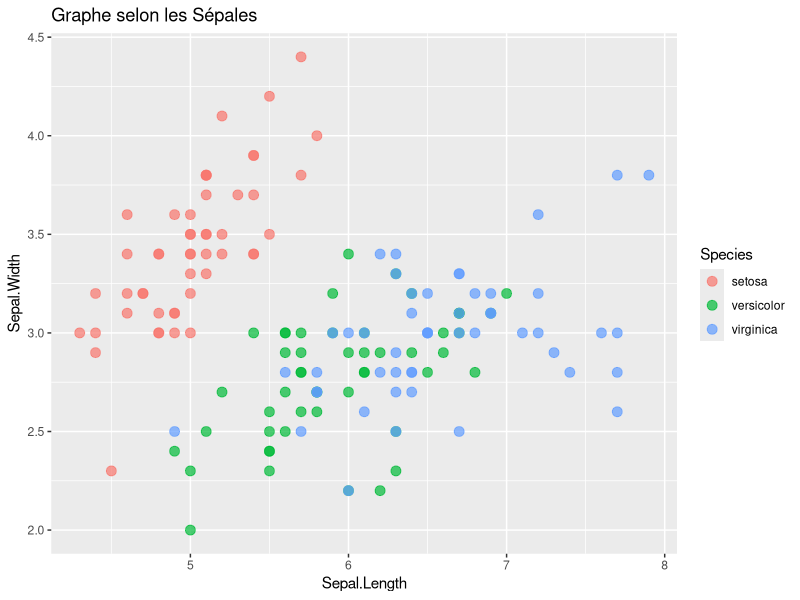
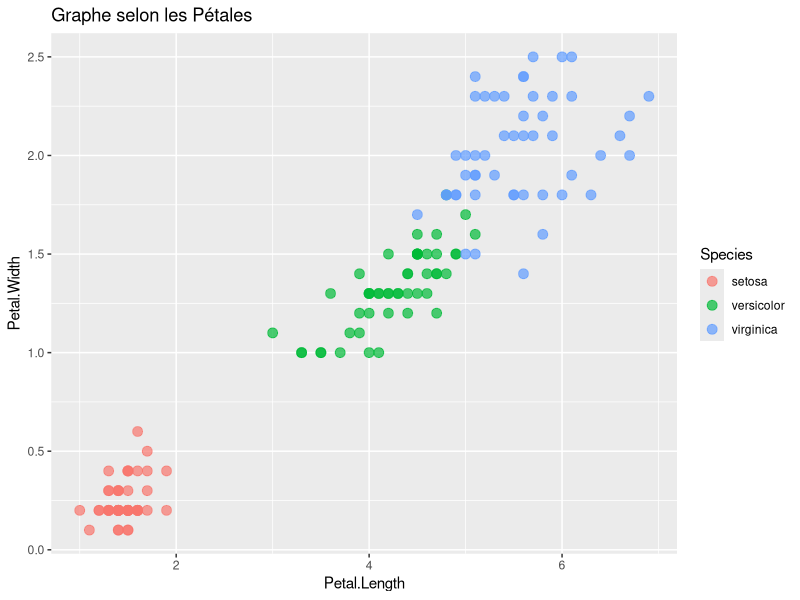
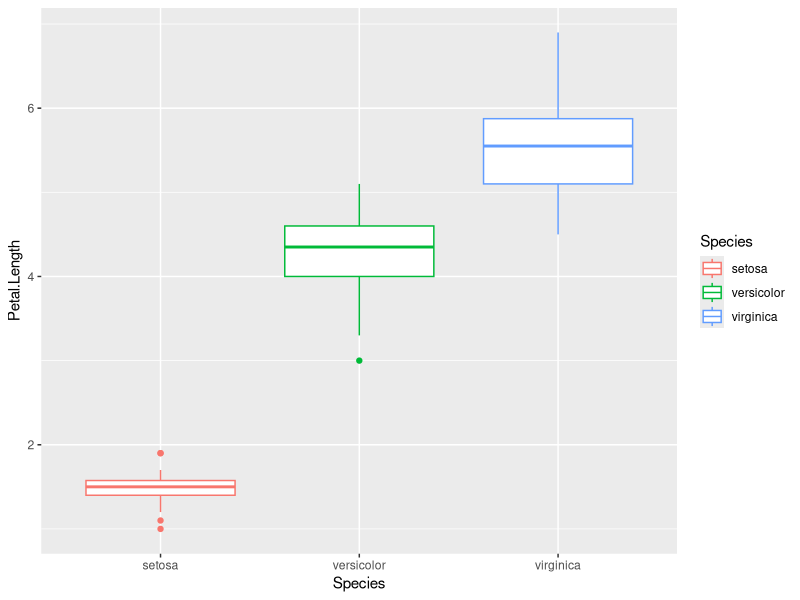
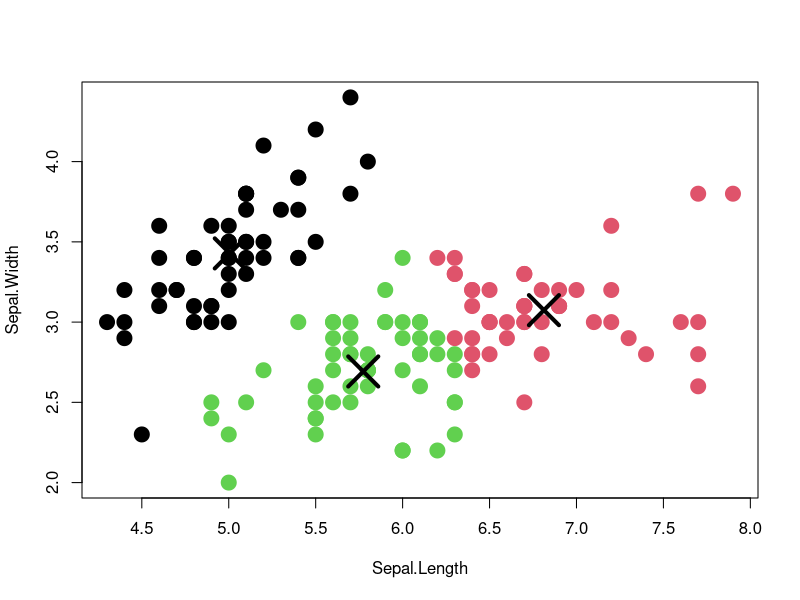
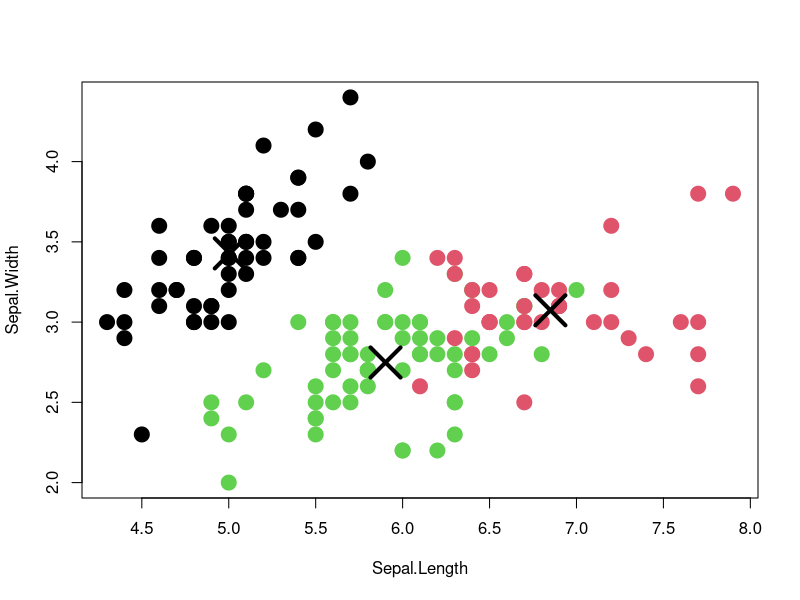

Generate these figures, in order, with R:
## ---- chunk 1
# pour éditer avec les codes, sans les résultats
#knitr::opts_chunk$set(echo = T, message=F, eval=F, warning = F) 

# pour éditer sans les codes, avec les résultats
#knitr::opts_chunk$set(echo = F, message=F, eval=T, warning = F)

# pour éditer avec les codes et les résultats
knitr::opts_chunk$set(echo = T, message=F, eval=T, warning = F)
library(ggplot2)
## ---- chunk 2
data(iris)
## ---- chunk 3
knitr::kable(head(iris))
## ---- chunk 4
ggplot(data=iris, aes(x=Sepal.Length, y=Sepal.Width,col=Species)) + geom_point(size=3, alpha=0.7)+ggtitle('Graphe selon les Sépales')
## ---- chunk 5
ggplot(data=iris, aes(x=Petal.Length, y=Petal.Width,col=Species)) + geom_point(size=3, alpha=0.7)+ggtitle('Graphe selon les Pétales')
## ---- chunk 6
ggplot(data=iris, aes(x=Species, y=Petal.Length,col=Species)) + geom_boxplot()
## ---- chunk 7
selectedData <- iris[, c(1,2)]
clusters <- kmeans(selectedData,3)
plot(selectedData,
         col = clusters$cluster,pch = 20, cex = 3)
points(clusters$centers, pch = 4, cex = 4, lwd = 4)
## ---- chunk 8
clusters <- kmeans(iris[,1:4],3) # les 4 variables numériques
plot(selectedData,
         col = clusters$cluster,pch = 20, cex = 3)
points(clusters$centers, pch = 4, cex = 4, lwd = 4)
## ---- chunk 9
knitr::kable(table(clusters$cluster,iris$Species))
